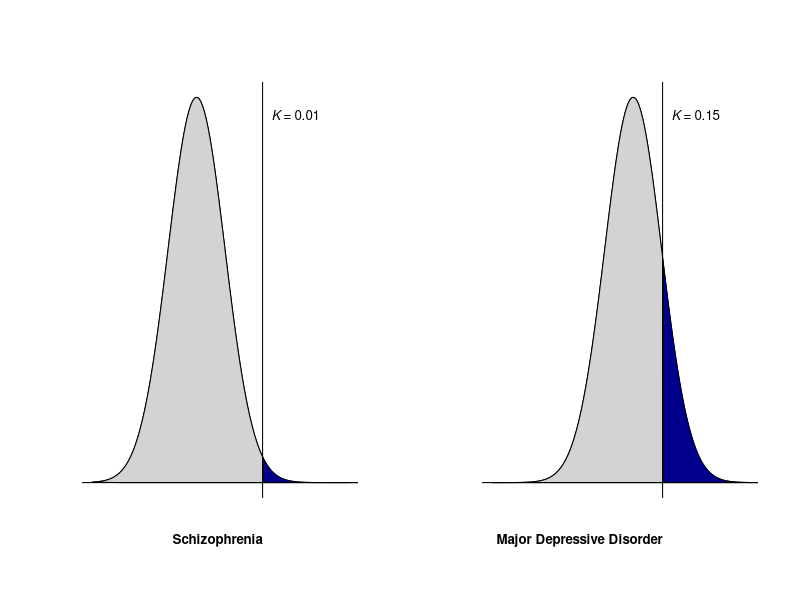
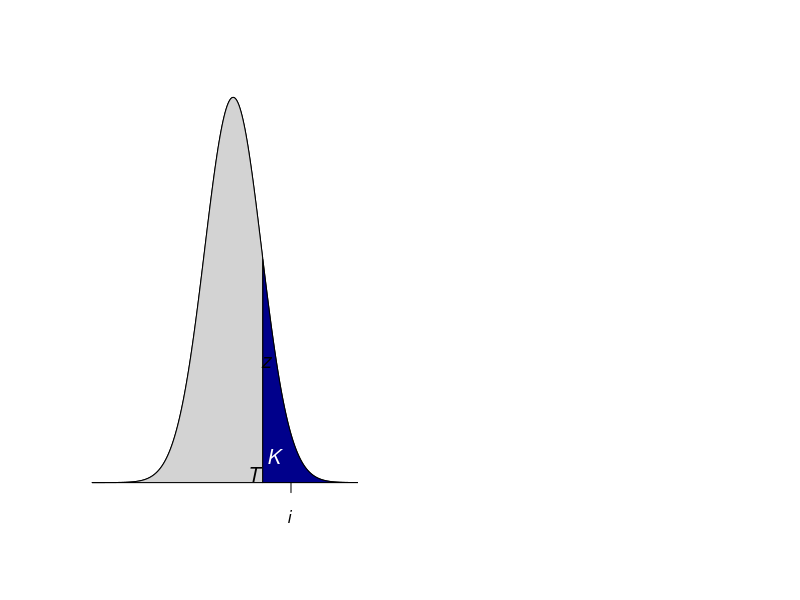
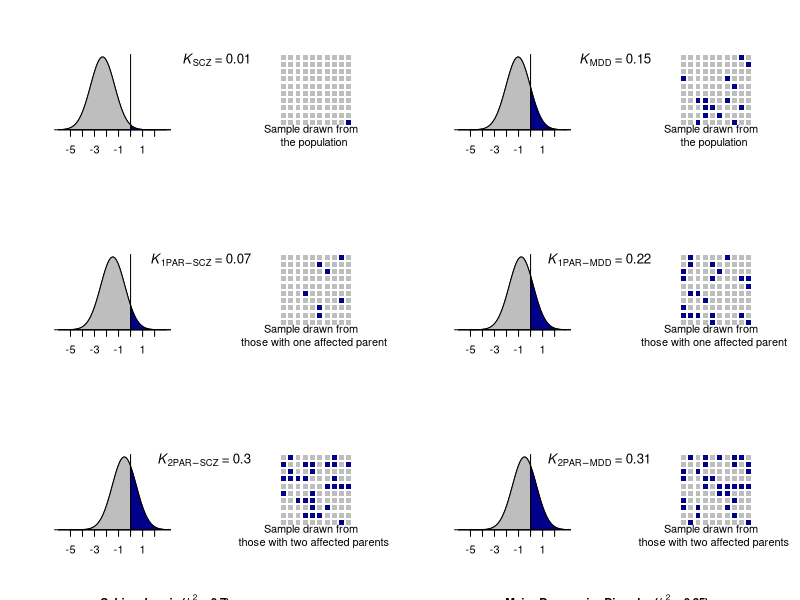
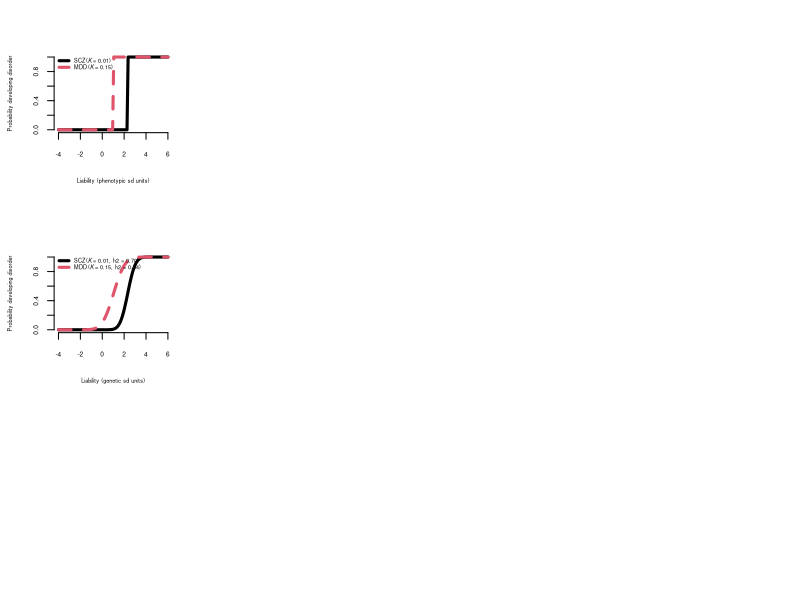
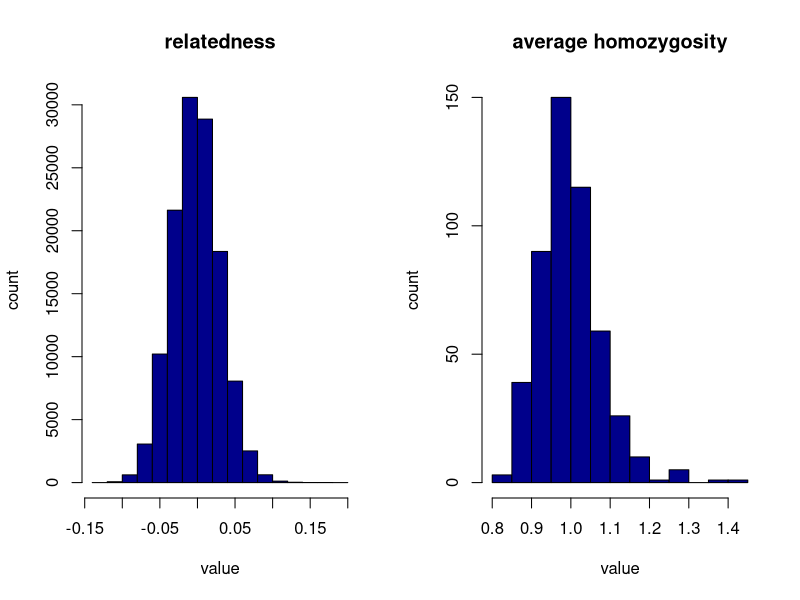
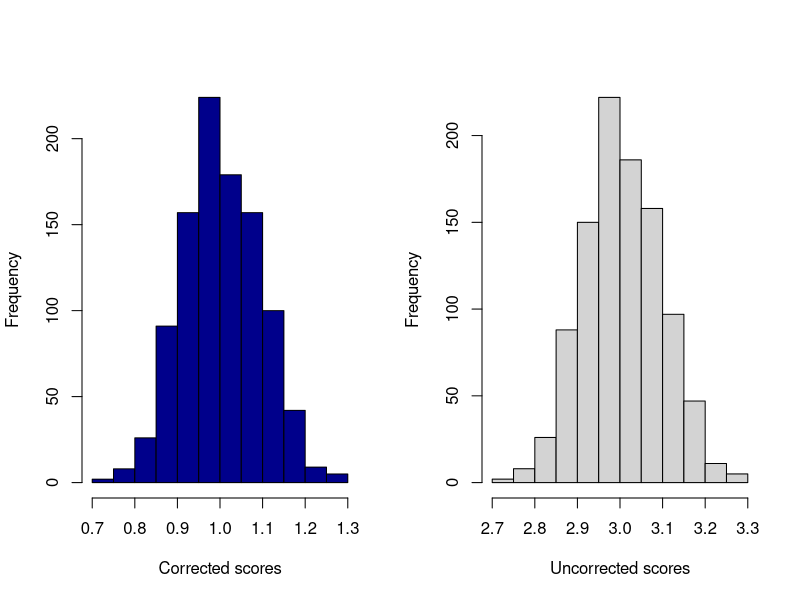
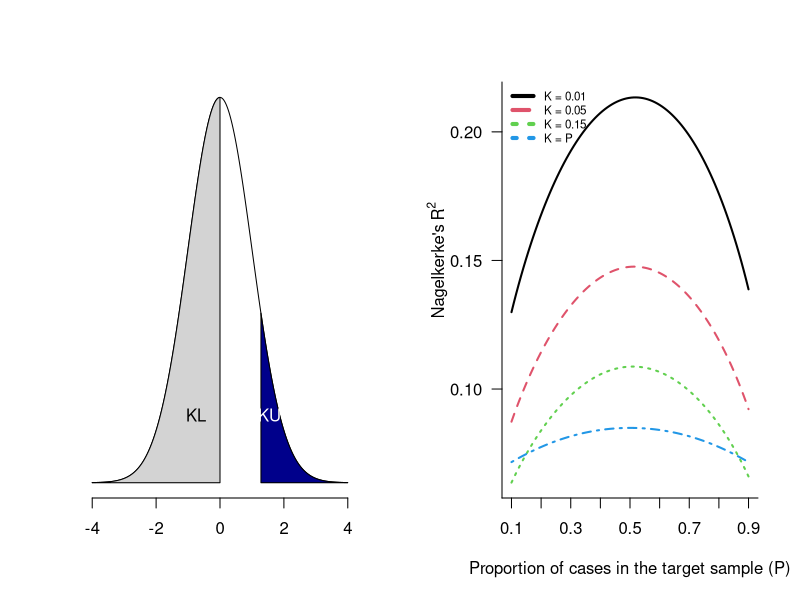

Reproduce these figures in R, in order.
## ---- chunk 1
knitr::opts_chunk$set(echo = TRUE)
## ---- chunk 2
# You need these libraries for html
library(rmarkdown)    # install.packages("rmarkdown") 
library(data.table)
library(knitr)
#To knit to PDF you need to install: MaxTeX (http://www.tug.org/mactex/) or TeX (https://www.tug.org/texlive/)

## ---- chunk 3

h2x = 0.7
h2y = 0.35
Kx = 0.01
Ky = 0.15
disorder1 = "Schizophrenia"
disorder2 = "Major Depressive Disorder"

plot_liability_model <- function(h2x,h2y,Kx,Ky, disorder1, disorder2){

Tx = -qnorm(Kx, 0,1)
Ty = -qnorm(Ky, 0,1)

Ks <- c(Kx,Ky)  #Lifetime risk
Heritability <- c(h2x,h2y)
Threshold <-c(Tx,Ty)
disorder <-c(disorder1,disorder2)

layout(matrix(c(1,2),1, 2, byrow = TRUE))
for(j in 1:2){

h2 <- c(as.expression(bquote(italic(h)^2~'='~.(Heritability[j]))),
                  as.expression(bquote(italic(h)^2~'='~.(Heritability[j]))))
K_pop <- c(as.expression(bquote(italic(K)~'='~.(Ks[j]))),
                    as.expression(bquote(italic(K)~'='~.(Ks[j]))))

  T0 = Threshold[j]
  z = dnorm(T0) 
  i = z / Ks[j] # mean phenotypic liability of those with disease
  mean = -(T0) ;sd=1
  lb=0; ub=4
  
  x <- seq(T0-6,T0+3,length=1000)*sd + mean
  hx <- dnorm(x,mean,sd)
  
  plot(x, hx, type="n", xlab="", ylab="",
       main="", axes=FALSE)
  
  i <- x >= lb & x <= ub
  l <- x <= lb & x <= ub
  lines(x, hx)
  polygon(c(lb,x[i],ub), c(0,hx[i],0), col="darkblue")
  polygon(c(-5,x[l],lb), c(0,hx[l],0), col="lightgrey")
  
  
  #axis(1, at=seq(-5, 2, 1), pos=0, cex.axis =1)
  abline(h=0)
  abline(v=0,h=-2)
  
  mtext(K_pop[j], side = 3, line = -2.1,at = 2,font = 2, cex = 0.8, adj=1)
  mtext(disorder[j], side = 1, line = 1.5,at = 0,font = 2, cex = 0.8, adj=1)
  }
}

plot_liability_model(h2x,h2y,Kx,Ky, disorder1, disorder2)

## ---- chunk 4
K = 0.15
Threshold_prevalence <- function(K){
Tx = -qnorm(K,0,1)
Kx = 1-pnorm(Tx,0,1)

cat("Output Parameters:\n")
cat("----------------------------\n")
cat("Tx: ", round(Tx,2),"\n")
cat("Kx: ", round(Kx,2),"\n")
cat("----------------------------\n")    
}
Threshold_prevalence(K)
## ---- chunk 5

h2x = 0.7
Kx = 0.15

plot_liability_model <- function(h2x,Kx){
  
  Tx = -qnorm(Kx, 0,1)

  
  Ks <- c(Kx)  #Lifetime risk
  Heritability <- c(h2x)
  Threshold <-c(Tx)
  disorder <-c(disorder1)
  
  #layout(matrix(c(1,2),1, 2, byrow = TRUE))
    
    h2 <- c(as.expression(bquote(italic(h)^2~'='~.(Heritability))))
      
    K_pop <- c(as.expression(bquote(italic(K)~'='~.(Ks))))
               
    T0 = Threshold
    z = dnorm(T0) 
    i = z / Ks # mean phenotypic liability of those with disease
    mean = -(T0) ;sd=1
    lb=0; ub=4
    
    x <- seq(T0-6,T0+3,length=1000)*sd + mean
    hx <- dnorm(x,mean,sd)
    
    plot(x, hx, type="n", xlab="", ylab="",
         main="", axes=FALSE)
    
    i <- x >= lb & x <= ub
    l <- x <= lb & x <= ub
    lines(x, hx)
    polygon(c(lb,x[i],ub), c(0,hx[i],0), col="darkblue")
    polygon(c(-5,x[l],lb), c(0,hx[l],0), col="lightgrey")
    
    


    mtext(bquote(italic("K")), side = 1, line = -2.5,at = 0.6,font = 2, cex = 1.2, adj=1, col = "white")
    mtext(bquote(italic("T")), side = 1, line = -1.6,at = -0.12,font = 2, cex = 1.2, adj=1, col = "black")
    mtext(bquote(italic("z")), side = 1, line = -7.3,at = 0.3,font = 2, cex = 1.2, adj=1)
    mtext(bquote(italic("i")), side = 1, line = 0.45,at = 1,font = 2, cex = 1, adj=1)
    xtick <- seq(1,1, by =1)
    axis(side=1, at = xtick, labels =F,pos = 0)
}

plot_liability_model(h2x,Kx)

## ---- chunk 6
h2x = c(0.7,0.35)
Kx = c(0.01,0.15)
a = 0.5
disorder = c("Schizophrenia","Major Depressive Disorder")


#################################################################################################
liability <- c()
liability_function <- function(h2x, Kx, a, disorder){

  Tx    = -qnorm(Kx, 0,1)
  z    = dnorm(Tx)
  i    = z/Kx
#One affected parent
  Tx1   = (Tx - a * i * h2x) / (sqrt(1 - a * a * h2x * h2x * i * (i-Tx)))
  Kx1   = 1 - pnorm(Tx1)
  RRx1   = Kx1 / Kx
#Two affected parents  
  Tx2   = (Tx -i*h2x) / sqrt(1-(0.5*h2x*h2x*i)*(i-Tx))
  Kx2   = 1 - pnorm(Tx2)
  RRx2   = Kx2 / Kx
  
  x <- as.data.frame(c(disorder,Tx,Tx1, Tx2, Kx, Kx1, Kx2, NA,RRx1, RRx2 ))
  return(x) 
}  

#Run function for number of included disorders
for(i in 1:length(disorder)){
liability[i] <- liability_function(h2x[i], Kx[i], a, disorder[i])
}

#convert list to dataframe
df <- data.frame(matrix(unlist(liability), nrow=length(liability), byrow=T), stringsAsFactors = F)

#Threshold extraction
Threshold <- df[2:4]
Threshold_row <-cbind(Threshold[1,], Threshold[2,])
Threshold_row  <- as.numeric(Threshold_row)

# Prevalence extraction
K_prevalence <- df[5:7]
K_prevalence_row <- as.numeric(cbind(K_prevalence[1,], K_prevalence[2,]))
K100_prevalence_row <- round((K_prevalence_row*100),0)

#Make plot
layout(matrix(c(1,2,3,7,8,9,4,5,6,10,11,12), 3, 4, byrow = F))
par(mar=c(5.1, 4.1, 4.1, 2.2))
for(j in 1:6){

#Normal distribution Threshold  
  Ks <- as.matrix(sapply((K100_prevalence_row/100), as.numeric))  
  K_print <- c(as.expression(bquote(italic(K)[SCZ]~'='~.(Ks[j]))),
               as.expression(bquote(italic(K)[1][PAR][-SCZ]~'='~.(Ks[j]))),
               as.expression(bquote(italic(K)[2][PAR][-SCZ]~'='~.(Ks[j]))),
               as.expression(bquote(italic(K)[MDD]~'='~.(Ks[j]))),
               as.expression(bquote(italic(K)[1][PAR][-MDD]~'='~.(Ks[j]))),
               as.expression(bquote(italic(K)[2][PAR][-MDD]~'='~.(Ks[j]))))
  
  heritability1 <- c(paste0("= ",h2x[1]))
  Phenotype1<- c("","",as.expression((bquote(bold(bold(.(disorder[1])~'('*bold(italic(h)^2)~.(heritability1)*')')))),"",""))
  heritability2 <- c(paste0("= ",h2x[2]))
    Phenotype2 <- c("","","","","",as.expression((bquote(bold(bold(.(disorder[2])~'('*bold(italic(h)^2)~.(heritability2)*')')))),"",""))
  
  Txp = Threshold_row[j]
  z = dnorm(Txp) 
  i = z / Ks[j]
  mean = -(Txp) ;sd=1
  lb=0; ub=4
  
  x <- seq(Txp-6,Txp+3,length=1000)*sd + mean
  hx <- dnorm(x,mean,sd)
  
  plot(x, hx, type="n", xlab="", ylab="",
       main="", axes=FALSE)
  i <- x >= lb & x <= ub
  l <- x <= lb & x <= ub
  lines(x, hx)
  polygon(c(lb,x[i],ub), c(0,hx[i],0), col="darkblue")
  polygon(c(-5,x[l],lb), c(0,hx[l],0), col="grey") 
  
  axis(1, at=seq(-5, 2, 1), pos=0, cex.axis =1)
  abline(h=0)
  abline(v=0,h=-2)
  
  mtext(K_print[j], side = 3, line = -1.1,at = 10,font = 2, cex = 0.8, adj=1)
  mtext(Phenotype1[j], side = 3, line = -12,at = -2.5,font = 2, cex = 0.7, adj = 0)
  mtext(Phenotype2[j], side = 3, line = -12,at = -2.1,font = 2, cex = 0.7, adj = 0)
  
}

############################
##########################

#Square indicating number of affected individuals
result <- matrix(nrow = 6, ncol = 100)
#layout(matrix(c(1,2,3,4,5,6), 3, 2, byrow = F))
for(j in 1:6){
  result[j,] <- sample(as.matrix(c(rep("b",K100_prevalence_row[j]),rep("a",100-K100_prevalence_row[j]))))
  
  
  #sum(result[1,]=="a")
  # input parameters - nr * nc should equal length(x)
  cols <- c("grey", "darkblue")
  nr <- 10
  nc <- 10
  
  # create data.frame of positions and colors
  m <- matrix(cols[factor(result[j,])], nr, nc)
  DF <- data.frame(row = c(row(m)), col = c(col(m)[, nc:1]), value = c(m), gender =  sample(c(rep("male",50),rep("female",50))),
                   stringsAsFactors = FALSE)
  
  title_plot <- c("Sample drawn from \n the population", "Sample drawn from \n those with one affected parent", "Sample drawn from \n those with two affected parents","Sample drawn from \n the population", "Sample drawn from \n those with one affected parent", "Sample drawn from \n those with two affected parents")
  
  plot(col ~ row, DF, col = DF$value, pch = 15, cex = 1, asp = 1,
       xlim = c(0, nr), ylim = c(0, nc),
       axes = FALSE, xlab = "", ylab = "")
  title(xlab=title_plot[j], line=0.2, cex.lab=1)
}

## ---- chunk 7
h2x = c(0.70,0.65,0.35,0.75,0.5,0.8)
Kx = c(0.01,0.01,0.15,0.05,0.01,0.01)
a = 0.5
disorder = c("Schizophrenia","Bipolar Disorder", "Major Depressive Disorder", "ADHD", "Anorexia Nervosa", "Autism Spectrum Disorder")
liability <- c()
liability_function <- function(h2x, Kx, a, disorder){
  
  Tx    = -qnorm(Kx, 0,1)
  z    = dnorm(Tx)
  i    = z/Kx
  #One affected parent
  Tx1   = (Tx - a * i * h2x) / (sqrt(1 - a * a * h2x * h2x * i * (i-Tx)))
  Kx1   = 1 - pnorm(Tx1)
  RRx1   = round(Kx1 / Kx,1)
  #Two affected parents  
  Tx2   = (Tx -i*h2x) / sqrt(1-(0.5*h2x*h2x*i)*(i-Tx))
  Kx2   = 1 - pnorm(Tx2)
  RRx2   = round(Kx2 / Kx,0)
  
  x <- as.data.frame(c(disorder,(h2x*100), round(Kx,2), round(Kx1,2), round(Kx2,2),round(RRx1,2), round(RRx2,2)))
  return(x) 
}  
#Run function for number of included disorders

for(i in 1:length(disorder)){
  liability[i] <- liability_function(h2x[i], Kx[i], a, disorder[i])
}
#convert list to dataframe
Threshold_model_df <- data.frame(matrix(unlist(liability), nrow=length(liability), byrow=T), stringsAsFactors = F)
colnames(Threshold_model_df) <- c("Disorder","heritability","K", "K1", "K(2par)", "RR", "RR(2par)")

library(knitr)
kable(Threshold_model_df, caption ="Risk ratio in relatives")

## ---- chunk 8
h2x=0.7
Kx=0.01
a=0.5
disorder="Schizophrenia"

Liability_threshold <- function(h2x, Kx, a, disorder){
  cat("Input Parameters:\n")
  cat("----------------------------\n")
  cat("Disorder:", disorder, "\n")
  cat("h2x   : \t",h2x,"\t heritability \n")
  cat("Kx    : \t",Kx,"\t lifetime risk of disease \n")
  cat("aR    : \t",a, "\t coefficient of relationship \n")
  cat("----------------------------\n")  
  Tx    = -qnorm(Kx, 0,1)
  z    = dnorm(Tx)
  i    = z/Kx
  Tx1   = (Tx - a * i * h2x) / (sqrt(1 - a * a * h2x * h2x * i * (i-Tx)))
  Kx1   = 1 - pnorm(Tx1)
  RR   = Kx1 / Kx
  
  Tx2   = (Tx -i*h2x) / sqrt(1-(0.5*h2x*h2x*i)*(i-Tx))
  Kx2   = 1 - pnorm(Tx2)
  RR2   = Kx2 / Kx
  # return(matrix(data = c(Tx,Kx,NA, Tx1, Kx1,RR, Tx2, Kx2,RR2), nrow = 3, ncol = 3 ))
  
  cat("Output Parameters:\n")
  cat("----------------------------\n")
  cat("K(1)    : ",round(Kx1,2),"\t lifetime risk in 1st degree relatives of affected person \n")
  cat("K(2par) : ",round(Kx2,2), "\t lifetime risk in children with 2 affected parents \n")
  cat("RR      : ", round(RR,1), "\t relative  risk in 1st degree relatives of affected person \n")
  cat("RR(2par): ", round(RR2,0), "\t relative risk in children with 2 affected parents\n")
  cat("T       : ",round(Tx,2),"\t normal distribution threshold corresponding to proportion K \n")
  cat("T(1)    : ",round(Tx1,2),"\t normal distribution threshold corresponding to proportion K(1) \n")
  cat("T(2par) : ",round(Tx2,2), "\t normal distribution threshold corresponding to proportion K(2par) \n")
  
  cat("----------------------------\n")    
}

Liability_threshold(h2x,Kx,a, disorder)
## ---- chunk 9
r2x <- 1
Kxp <- 0.01
r2y <- 1
Kyp <- 0.15
a <- 0.5
disorder1 <- "Schizophrenia"
disorder2 <- "Major Depressive Disorder"

xrange <- seq(-4,+6,len=100)
ProbDisease<- function(K,r2,xrange){
  sapply(xrange,function(x) pnorm( (x-qnorm(1-K))/sqrt(1-r2) ))
}

par(mar=c(5.1, 4.1, 4.1, 2.1))


l3<- c(as.expression((bquote(SCZ~'('*italic(K)~'= 0.01'*')'))))
l4<- c(as.expression((bquote(MDD~'('*italic(K)~'= 0.15'*')'))))
xrange <- seq(-4,+6,len=100)

SCZ<- ProbDisease(K=Kx,r2=r2x,xrange)
MDD <- ProbDisease(K=Ky,r2=r2y,xrange)
  
matplot(xrange,cbind(SCZ,MDD), mgp=c(3,1,0),
          frame.plot = FALSE, type="l",lty=1:2,col=1:2,lwd=3, 
          xlab = "Liability (phenotypic sd units)",cex.axis=0.6, cex.lab =0.5,
          ylab = "Probability developing disorder")
          legend("topleft", legend = c(l3,l4) ,
          col =1:2, lty = 1:2, lwd=3, cex = 0.5,bty = "n")



## ---- chunk 10
r2x <- 0.7
Kxp <- 0.01
r2y <- 0.34
Kyp <- 0.15
a <- 0.5
disorder1 <- "Schizophrenia"
disorder2 <- "Major Depressive Disorder"

xrange <- seq(-4,+6,len=100)
ProbDisease<- function(K,r2,xrange){
  sapply(xrange,function(x) pnorm( (x-qnorm(1-K))/sqrt(1-r2) ))
}

par(mar=c(5.1, 4.1, 4.1, 2.1))



l3<- c(as.expression((bquote(SCZ~'('*italic(K)~'= 0.01, h2 = 0.70'*')'))))
l4<- c(as.expression((bquote(MDD~'('*italic(K)~'= 0.15, h2 = 0.34'*')'))))
xrange <- seq(-4,+6,len=100)

SCZ<- ProbDisease(K=Kx,r2=r2x,xrange)
MDD <- ProbDisease(K=Ky,r2=r2y,xrange)
  
matplot(xrange,cbind(SCZ,MDD), mgp=c(3,1,0),
          frame.plot = FALSE, type="l",lty=1:2,col=1:2,lwd=3, 
          xlab = "Liability (genetic sd units)",cex.axis=0.6, cex.lab =0.5,
          ylab = "Probability developing disorder")
          legend("topleft", legend = c(l3,l4) ,
          col =1:2, lty = 1:2, lwd=3, cex = 0.5,bty = "n")

## ---- chunk 11
set.seed(666)
m <- 1000                                 # number of SNPs
maf <- runif(m, 0, .5)                    # random MAF for each SNP
x012 <- rbinom(m, 2, maf)
n <- 500                                    # number of individuals
X012 <- t(replicate(n, rbinom(m, 2, maf)))  # n x m genotype matrix (500 individuals X 1000 SNPs)
## ---- chunk 12
X012 = t(replicate(n, rbinom(2*m, 2, c(maf, maf))))
polymorphic = apply(X012, 2, var) > 0
X012 = X012[,polymorphic][,1:m]
maf = c(maf, maf)[polymorphic][1:m]
## ---- chunk 13
X012[1:5, 1:10]
## ---- chunk 14
X = scale(X012, scale=TRUE)    
## ---- chunk 15
grm = (X %*% t(X))/m
round(grm[1:5,1:10],3)
## ---- chunk 16
layout(matrix(c(1,2),1,2))
hist(grm[upper.tri(grm)],  ylab = "count", xlab = "value", col ="darkblue", main = "relatedness")
hist(diag(grm), ylab = "count", xlab = "value", col = "darkblue", main = "average homozygosity")
## ---- chunk 17
ld1 = cor(X012)
ld2 = cor(X)
mean(ld1)
mean(ld2)
## ---- chunk 18
ldscores_sample = colSums(ld1^2)
ldscores = (ldscores_sample*n - m) / (n + 1)

layout(matrix(c(1,2),1,2))
hist(ldscores, col = "darkblue", xlab = "Corrected scores", main = "")
hist(ldscores_sample, col = "lightgrey", xlab = "Uncorrected scores", main = "")
## ---- chunk 19
h2occtoh2l<-function(h2occ, K, ncase, ncont) {
P = ncase/(ncase+ncont)
T0<--qnorm(K,0,1) # threshold
z<-dnorm(T0) #height of normal curve at threshold
h2l=h2occ*K*(1-K)*K*(1-K)/(P*(1-P)*z*z) #heritability on liability scale
cat("SNP-based heritability transformation:\n")
  cat("----------------------------\n")
  cat("h2occ    :  ",round(h2occ[1],2),"\t SNP-based heritability as estimated from a linear model\n")
  cat("h2occ_se :  ",round(h2occ[2],2),"\t SNP-based heritability standard error\n")
  cat("K        :  ",round(K,2), "\t assumed lifetime risk of disease \n")
  cat("ncase    :  ", round(ncase,1), "\t number of cases in GWAS used to estimate SNP-based heritability \n")
  cat("ncontrol :  ", round(ncont,0), "\t number of controls in GWAS used to estimate SNP-based heritability\n")
  cat("P        :  ",round(P,2),"\t proportion of the GWAS sample that are cases \n")
  cat("h2liab   :  ",round(h2l[1],2),"\t SNP-based heritability on the liability scale \n")
  cat("h2liab_se:  ",round(h2l[2],2),"\t SNP-based heritability standard error\n")
  cat("----------------------------\n")
  
  
}
h2occ=c(0.45,0.06)
ncase=34241
ncont=45064
K=0.01
h2occtoh2l(h2occ, K, ncase, ncont)
## ---- chunk 20
mx=4
z <- seq( from=-mx, to=+mx, by=.01)
dens <- dnorm(z)
KU=0.10
KL=0.5
plot( z, dens, type="l", lwd=1,ylab="",yaxt="n",xlab="",
      frame.plot=F,main="")
t=qnorm(1-KU)

x.shade <- seq(t,mx,0.01)
n=length(x.shade)
polygon(c(rev(x.shade),x.shade),c(rep(0,n),dnorm(x.shade,0,1)),col="darkblue")
text(1.55,0.07,"KU", col = "white")

t=qnorm(1-KL)
x.shade <- seq(-mx,-t,0.01)
n=length(x.shade)
polygon(c(rev(x.shade),x.shade),c(rep(0,n),dnorm(x.shade,0,1)),col="lightgrey")
text(-0.75,0.07,"KL")
## ---- chunk 21
h2occtoh2l_screen<-function(h2occ, K_U, ncase, ncont) {
P = ncase/(ncase+ncont)
z_U=dnorm( qnorm(K_U))
K_L=1
z_L=dnorm( qnorm(K_L))
trans= P*(1-P)*(z_U/K_U + z_L/K_L)^2
h2l_uns= h2occ / trans
K_L=1-K_U
z_L=dnorm( qnorm(K_L))
trans= P*(1-P)*(z_U/K_U + z_L/K_L)^2
h2l_scr= h2occ / trans
K_L=0.5
z_L=dnorm( qnorm(K_L))
trans= P*(1-P)*(z_U/K_U + z_L/K_L)^2
h2l_heavy= h2occ / trans
K_L=K_U
z_L=dnorm( qnorm(K_L))
trans= P*(1-P)*(z_U/K_U + z_L/K_L)^2
h2l_super= h2occ / trans
cat("SNP-based heritability transformation:\n")
  cat("----------------------------\n")
  cat("h2occ       :  ",round(h2occ,2),"\t SNP-based heritability as estimated from a linear model\n")
  cat("K           :  ",round(K,2), "\t assumed lifetime risk of disease, K=KU \n")
  cat("ncase       :  ", round(ncase,1), "\t number of cases in GWAS used to estimate SNP-based heritability \n")
  cat("ncontrol    :  ", round(ncont,0), "\t number of controls in GWAS used to estimate SNP-based heritability\n")
  cat("P           :  ",round(P,2),"\t proportion of the GWAS sample that are cases \n")
  cat("h2 on liability scale when controls are: \n")
  cat("unscreend       :",round(h2l_uns,2),"\t \n")
  cat("screened        :",round(h2l_scr,2),"\t  standard transformation \n")
  cat("heavily screened:",round(h2l_heavy,2),"\t  KL=0.5 \n")
  cat("super-screened  :",round(h2l_super,2),"\t  KL=KU \n")
  cat("NB: In a real analysis only one transformation would apply depending on the ascertainment criteria for controls")
  cat("----------------------------\n") 
}
h2occ=0.45
ncase=34241
ncont=45064
K=0.01
h2occtoh2l_screen(h2occ, K, ncase, ncont)
## ---- chunk 22
xrange <- seq(0.1,0.9,len=100)
h2l = 0.1
P = 0

#Function to calculate Nagelkerke's R2
nagelkerke <- function(h2l,K){
  P=P+xrange
  #  K=P   
  x= qnorm(1-K)
  z= dnorm(x)
  i=z/K
  C= K*(1-K)*K*(1-K)/(z^2*P*(1-P))
  theta= i*((P-K)/(1-K))*(i*((P-K)/(1-K))-x)
  CS=h2l/(C-h2l*theta*C)
  
  rmax=1-P^(2*P)*(1-P)^(2*(1-P))
  
  NR2=CS/rmax
}

#K=0.01
K = 0.01
K.0.01  <- sapply(0,function(x) nagelkerke(h2l,K))#[,1]  

#K=0.1
K = 0.05
K.0.05  <- sapply(0,function(x) nagelkerke(h2l,K)) 
#K=0.1
K = 0.15
K.0.15  <- sapply(0,function(x) nagelkerke(h2l,K)) 

#K=P
nagelkerkeKP <- function(h2l,K){
  P=P+xrange
  K=P   
  x= qnorm(1-K)
  z= dnorm(x)
  i=z/K
  C= K*(1-K)*K*(1-K)/(z^2*P*(1-P))
  theta= i*((P-K)/(1-K))*(i*((P-K)/(1-K))-x)
  CS=h2l/(C-h2l*theta*C)
  
  rmax=1-P^(2*P)*(1-P)^(2*(1-P))
  
  NR2=CS/rmax
}

KP  <- sapply(0,function(x) nagelkerkeKP(h2l,K))

#Visualize Nagelkerke's R2


l3<- c(as.expression((bquote("K = 0.01"))),
       as.expression((bquote("K = 0.05"))),
       as.expression((bquote("K = 0.15"))),
       as.expression((bquote("K = P"))))

par(mar=c(5.1, 5.1, 4.1, 2.1))
matplot(xrange,cbind(K.0.01,K.0.05,K.0.15,KP),
        mgp=c(3,1,0),
        frame.plot = FALSE, type="l",lty=1:10,col=1:4,lwd=2, 
        xlab = "Proportion of cases in the target sample (P)", cex.lab =1,
        ylab = "", xaxt="n", yaxt="n") #, ylim = c(0,0.3)
axis(1, at = seq(0,1,0.1), cex.axis=1)
axis(2, at = seq(0,0.3,by = 0.05) , cex.axis=1, las=2)
mtext(as.expression((bquote("Nagelkerke's"~R^2))),side = 2, line = 2.5,at = 0.15, cex =1)
legend("topleft", legend = l3 ,
       col =1:6, lty = 1:6, lwd=4, cex = 0.7,bty = "n")



## ---- chunk 23

get_CDRR = function(h2x, h2y, Kx, Ky, rg, a, disorder1, disorder2){
  cat("Input Parameters:\n")
  cat("----------------------------\n")
  cat("aR   :\t",a, "\t coefficient of relationship, e.g. 0.5 for parent/offspring \n")
  cat("rg   :\t",rg, "\t genetic correlation between disorders \n")
  cat("disorder-x: \t", disorder1, "\n")
  cat("h2x  :\t",h2x,"\t heritability of disorder-x \n")
  cat("Kx   :\t",Kx,"\t lifetime risk of disorder-x \n")
  cat("disorder-y: \t", disorder2, "\n")
  cat("h2y  : \t",h2y,"\t heritability of disorder-y \n")
  cat("Ky   : \t",Ky,"\t lifetime risk of disorder-y \n")
  cat("----------------------------\n")    

  Tx = -qnorm(Kx, 0, 1) 
  Ty = -qnorm(Ky, 0, 1) 
  zx = dnorm(Tx) 
  zy = dnorm(Ty) 
  ix = zx / Kx 
  iy = zy / Ky
  
  #risk of disorder x in relatives of those with disorder x
  Txx   = (Tx - a * ix * h2x) / (sqrt(1 - a * a * h2x * h2x * ix * (ix-Tx)))
  Kxx   = 1 - pnorm(Txx)
  RRxx   = Kxx / Kx
  
  #risk of disorder y in relatives of those with disorder y
  Tyy   = (Ty - a * iy * h2y) / (sqrt(1 - a * a * h2y * h2y * iy * (iy-Ty)))
  Kyy   = 1 - pnorm(Tyy)
  RRyy   = Kyy / Ky
  
  # calculate the genetic covariance:
  covg = rg * sqrt(h2x * h2y)
  
  # calculate risk ratio for relatives
  Txy  = (Tx - a * covg * iy) / sqrt(1 - a^2 * covg^2 * iy * (iy-Ty))
  Kxy  = 1 - pnorm(Txy)
  RRxy = Kxy/Kx # relative risk of disease x given that parent has disease y

  # calculate risk ratio for relatives other way around
  Tyx  = (Ty - a * covg * ix) / sqrt(1 - a^2 * covg^2 * ix * (ix-Tx))
  Kyx  = 1 - pnorm(Tyx)
  RRyx = Kyx/Ky # relative risk of disease x given that parent has disease y

cat("Output Parameters:\n")
cat("----------------------------\n")
cat("Disorder x, consistent with heritability",h2x," and lifetime risk",Kx,":\n")
cat("Kxx  :\t",round(Kxx,2), "\t lifetime risk of disorder x in relatives (aR) of those with disorder x \n")
cat("RRxx :\t",round(RRxx,2), "\t lifetime risk of disorder  in relatives (aR) of those with disorder x \n")
cat("Disorder y, consistent with heritability",h2y," and lifetime risk",Ky,":\n")
cat("Kyy  :\t",round(Kyy,2), "\t lifetime risk of disorder x in relatives (aR) of those with disorder y \n")
cat("RRyy :\t",round(RRyy,2), "\t lifetime risk of disorder x in relatives (aR) of those with disorder y \n")
cat("Cross-disorder, consistent with above and rg",rg,": \n")
cat("Kxy  :\t",round(Kxy,2), "\t lifetime risk of disorder y in relatives (aR) of those with disorder x \n")
cat("RRxy :\t",round(RRxy,2), "\t lifetime risk of disorder y in relatives (aR) of those with disorder x \n")
cat("Kyx  :\t",round(Kyx,2), "\t lifetime risk of disorder x in relatives (aR) of those with disorder y \n")
cat("RRyx :\t",round(RRyx,2), "\t lifetime risk of disorder x in relatives (aR) of those with disorder y \n")
cat("----------------------------\n")  
}
h2x <- 0.7
h2y <- 0.35
Kx <- 0.01
Ky <- 0.15
rg <- 0.34
a <- 0.5
disorder1 <- "schizophrenia"
disorder2 <- "major depressive disorder"
get_CDRR(h2x, h2y, Kx, Ky, rg, a, disorder1, disorder2)

## ---- chunk 24

get_rg_fromRR = function(h2x, h2y, Kx, Ky, Kyx, a, disorder1, disorder2){
  cat("Input Parameters:\n")
  cat("----------------------------\n")
  cat("aR   :\t",a, "\t coefficient of relationship, e.g. 0.5 for parent/offspring \n")
  cat("Kyx   :\t",Kyx, "\t increased risk of disorder y in those with disorder x \n")
  cat("disorder-x: \t", disorder1, "\n")
  cat("h2x  :\t",h2x,"\t heritability of disorder-x \n")
  cat("Kx   :\t",Kx,"\t lifetime risk of disorder-x \n")
  cat("disorder-y: \t", disorder2, "\n")
  cat("h2y  : \t",h2y,"\t heritability of disorder-y \n")
  cat("Ky   : \t",Ky,"\t lifetime risk of disorder-y \n")
  cat("----------------------------\n")    

  Tx = -qnorm(Kx, 0, 1) 
  Ty = -qnorm(Ky, 0, 1) 
  zx = dnorm(Tx) 
  zy = dnorm(Ty) 
  ix = zx / Kx 
  iy = zy / Ky
  
  # calculate risk ratio for relatives
  RRyx = Kyx/Kx # relative risk of disease x given that parent has disease y
  if(RRyx< 1){cat ("Kyx must be greater than Kx: STOP")}
  Tyx = -qnorm(Kyx, 0, 1) 
  
  rg_num=Ty-Tyx*sqrt(1-(1-Tx/ix)*(Ty*Ty-Tyx*Tyx))
  rg_den=a*(ix+(ix-Tx)*Tyx*Tyx)*sqrt(h2x*h2y)
  rg=rg_num/rg_den

  
cat("Output Parameters:\n")
cat("----------------------------\n")
cat("genetic correlation:\t",round(rg,2),"\n")
cat("----------------------------\n")  
}
h2x <- 0.7
h2y <- 0.35
Kx <- 0.01
Ky <- 0.15
Kyx <- 0.207
a <- 0.5
disorder1 <- "schizophrenia"
disorder2 <- "major depressive disorder"
get_rg_fromRR(h2x, h2y, Kx, Ky, Kyx, a, disorder1, disorder2)

## ---- chunk 25
N=1000000
Kx=0.01 
Ky=0.15 
h2x=0.7 
h2y=0.35 
rg=0.34
a =0.5

h2_estimator = function(N, Kxp, Kyp, h2x, h2y, rg,a){

  cat("Input Parameters:\n")
  cat("----------------------------\n")
  cat("h2x  : ", h2x, "\n")
  cat("h2y  : ", h2y, "\n")
  cat("rg   : ", rg, "\n")
  cat("aR  : ", a, "\t coefficient of relationship \n")
  cat("N    : ", N, "\n")
  cat("Estimates:\n")
  cat("----------------------------\n")
  
  # simulate the phenotypes for x and y for parent (p) and child (c)
  # define genetic parameters
  gcovxy = rg*sqrt(h2x*h2y)

  Vg  = matrix(c(h2x, gcovxy, a*h2x, a*gcovxy,
                 gcovxy, h2y, a*gcovxy, a*h2y,
                 a*h2x,  a*gcovxy, h2x, gcovxy,
                 a*gcovxy, a*h2y, gcovxy, h2y), nrow=4)
  
  # simulate genetic values
  G  = MASS::mvrnorm(n=N, mu=c(0,0,0,0), Sigma=Vg)
  Vg  = matrix(c(h2x, gcovxy, a*h2x, a*gcovxy,
                 gcovxy, h2y, a*gcovxy, a*h2y,
                 a*h2x,  a*gcovxy, h2x, gcovxy,
                 a*gcovxy, a*h2y, gcovxy, h2y), nrow=4)
  
  # simulate genetic values
  G  = MASS::mvrnorm(n=N, mu=c(0,0,0,0), Sigma=Vg)
  
  # simulate trait liability for x and y
  Yxp = G[,1] + rnorm(N, mean=0, sd=sqrt(1-h2x))
  Yyp = G[,2] + rnorm(N, mean=0, sd=sqrt(1-h2y))
  Yxc = G[,3] + rnorm(N, mean=0, sd=sqrt(1-h2x))
  Yyc = G[,4] + rnorm(N, mean=0, sd=sqrt(1-h2y))

  # define parameter from normal distribution theory
  Tx = -qnorm(Kx, 0, 1)
  Ty = -qnorm(Ky, 0, 1)
  zy = dnorm(Ty)
  zx = dnorm(Tx)
  iy = zy/Ky
  ix = zx/Kx

  # dichotomize to define binary trait
  Yxp_cc = rep(0, N) ; Yxp_cc[Yxp >= Tx] = 1
  Yyp_cc = rep(0, N) ; Yyp_cc[Yyp >= Ty] = 1
  Yxc_cc = rep(0, N) ; Yxc_cc[Yxc >= Tx] = 1
  Yyc_cc = rep(0, N) ; Yyc_cc[Yyc >= Ty] = 1

  # estimate heritability using normal distribution theory:
  Kx_est = sum(Yxp_cc, Yxc_cc) / (2*N)
  Ky_est = sum(Yyp_cc, Yyc_cc) / (2*N)

  Tx_est = -qnorm(Kx_est, 0, 1)
  zx_est = dnorm(Tx_est)
  ix_est = zx_est / Kx_est

  Ty_est = -qnorm(Ky_est, 0, 1)
  zy_est = dnorm(Ty_est)
  iy_est = zy_est / Ky_est

  Trxx_est  = -qnorm(sum(Yxc_cc[Yxp_cc == 1]) / sum(Yxp_cc), 0, 1)
  Tryy_est  = -qnorm(sum(Yyc_cc[Yyp_cc == 1]) / sum(Yyp_cc), 0, 1)

  h2x_est = (Tx_est - Trxx_est * sqrt(1-(1 - Tx_est/ix_est)*(Tx_est^2 - Trxx_est^2)) ) / (a * (ix_est + (ix_est - Tx_est) *     Trxx_est^2))
  
  h2y_est = (Ty_est - Tryy_est * sqrt(1-(1 - Ty_est/iy_est)*(Ty_est^2 - Tryy_est^2)) ) / (a * (iy_est + (iy_est - Ty_est) *     Tryy_est^2))
  
  # estimate the genetic correlation using normal distribution theory:
  Tryx_est = -qnorm(sum(Yyc_cc[Yxp_cc == 1]) / sum(Yxp_cc), 0, 1)
  rg_est = (Ty_est - Tryx_est * sqrt(1 - (1 - Tx_est/ix_est)*(Ty_est^2 - Tryx_est^2)))  / (a*(ix_est + (ix_est - Tx_est) *Tryx_est^2) *      sqrt(h2x_est * h2y_est))

cat("Output Parameters:\n")
cat("----------------------------\n")
cat("Kx_est : ", round(Kx_est,2), "\n")
cat("Ky_est : ", round(Ky_est,2), "\n")
cat("h2x_est: ",round(h2x_est,2),"\n")
cat("h2y_est: ",round(h2y_est,2),"\n")
cat("rg_est : ",round(rg_est,2),"\n")
cat("----------------------------\n")  
}

h2_estimator(N, Kxp, Kyp, h2x, h2y, rg,a)
## ---- chunk 26
liability_function2 <- function(h2x, Kx, a, disorder){
  
  Tx    = -qnorm(Kx, 0,1)
  z    = dnorm(Tx)
  i    = z/Kx
  #One affected parent
  Tx1   = (Tx - a * i * h2x) / (sqrt(1 - a * a * h2x * h2x * i * (i-Tx)))
  Kx1   = 1 - pnorm(Tx1)
  RRx1   = Kx1 / Kx

  x <- as.data.frame(c(disorder,Tx,Tx1, Kx, Kx1, NA,RRx1 ))
  return(x) 
}  
## ---- chunk 27
get_CDRR = function(h2x, h2y, Kx, Ky, rg, a, disorder1, disorder2){
  cat("Input Parameters:\n")
  cat("----------------------------\n")
  cat("aR   :\t",a, "\t coefficient of relationship, e.g. 0.5 for parent/offspring \n")
  cat("rg   :\t",rg, "\t genetic correlation between disorders \n")
  cat("disorder-x: \t", disorder1, "\n")
  cat("h2x  :\t",h2x,"\t heritability of disorder-x \n")
  cat("Kx   :\t",Kx,"\t lifetime risk of disorder-x \n")
  cat("disorder-y: \t", disorder2, "\n")
  cat("h2y  : \t",h2y,"\t heritability of disorder-y \n")
  cat("Ky   : \t",Ky,"\t lifetime risk of disorder-y \n")
  cat("----------------------------\n")    
  
  Tx = -qnorm(Kx, 0, 1) 
  Ty = -qnorm(Ky, 0, 1) 
  zx = dnorm(Tx) 
  zy = dnorm(Ty) 
  ix = zx / Kx 
  iy = zy / Ky
  
  #risk of disorder x in relatives of those with disorder x
  Txx   = (Tx - a * ix * h2x) / (sqrt(1 - a * a * h2x * h2x * ix * (ix-Tx)))
  Kxx   = 1 - pnorm(Txx)
  RRxx   = Kxx / Kx
  
  #risk of disorder y in relatives of those with disorder y
  Tyy   = (Ty - a * iy * h2y) / (sqrt(1 - a * a * h2y * h2y * iy * (iy-Ty)))
  Kyy   = 1 - pnorm(Tyy)
  RRyy   = Kyy / Ky
  
  # calculate the genetic covariance:
  covg = rg * sqrt(h2x * h2y)
  
  # calculate risk ratio for relatives
  Txy  = (Tx - a * covg * iy) / sqrt(1 - a^2 * covg^2 * iy * (iy-Ty))
  Kxy  = 1 - pnorm(Txy)
  
  RRxy = Kxy/Kx # relative risk of disease x given that parent has disease y
  
  # calculate risk ratio for relatives other way around
  Tyx  = (Ty - a * covg * ix) / sqrt(1 - a^2 * covg^2 * ix * (ix-Tx))
  Kyx  = 1 - pnorm(Tyx)
  RRyx = Kyx/Ky # relative risk of disease x given that parent has disease y
  
  cat("Output Parameters:\n")
  cat("----------------------------\n")
  cat("Disorder x, consistent with heritability",h2x," and lifetime risk",Kx,":\n")
  cat("Kxx  :\t",round(Kxx,2), "\t lifetime risk of disorder x in relatives (aR) of those with disorder x \n")
  cat("RRxx :\t",round(RRxx,2), "\t lifetime risk of disorder  in relatives (aR) of those with disorder x \n")
  cat("Disorder y, consistent with heritability",h2y," and lifetime risk",Ky,":\n")
  cat("Kyy  :\t",round(Kyy,2), "\t lifetime risk of disorder y in relatives (aR) of those with disorder y \n")
  cat("RRyy :\t",round(RRyy,2), "\t lifetime risk of disorder x in relatives (aR) of those with disorder y \n")
  cat("Cross-disorder, consistent with above and rg",rg,": \n")
  cat("Kxy  :\t",round(Kxy,2), "\t lifetime risk of disorder y in relatives (aR) of those with disorder x \n")
  cat("RRxy :\t",round(RRxy,2), "\t lifetime risk of disorder y in relatives (aR) of those with disorder x \n")
  cat("Kyx  :\t",round(Kyx,2), "\t lifetime risk of disorder x in relatives (aR) of those with disorder y \n")
  cat("RRyx :\t",round(RRyx,2), "\t lifetime risk of disorder x in relatives (aR) of those with disorder y \n")
  cat("----------------------------\n")  
}

## ---- chunk 28
xrange <- seq(100,100000, len=1000)
#Page  166-167 Falconer- INtroduction in QT
#SE approximation and relation with N families
options(scipen=999)
SE_2parent <- function(N){
  sapply(xrange, function(N) sqrt(2/N))
}

SE_1parent <- function(N){
  sapply(xrange, function(N) 2/(sqrt(N)))
}

##### relation SE and N with genome-wide data
# Statistical Power to Detect Genetic (Co)Variance of Complex Traits Using SNP Data in Unrelated Samples
SE_SNP <- function(N){
  sapply(xrange, function(N) 316/N)
}        
